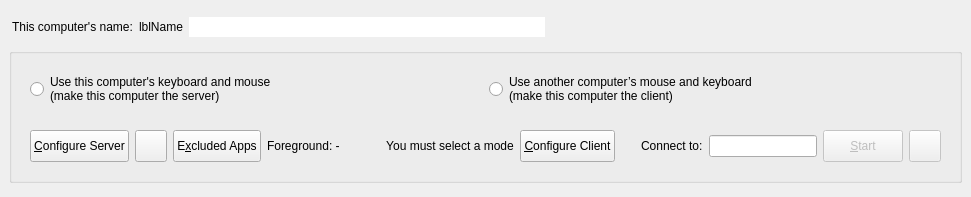
<?xml version="1.0" encoding="UTF-8"?>
<ui version="4.0">
 <class>MainWindow</class>
 <widget class="QMainWindow" name="MainWindow">
  <property name="geometry">
   <rect>
    <x>0</x>
    <y>0</y>
    <width>971</width>
    <height>197</height>
   </rect>
  </property>
  <widget class="QWidget" name="topLevelWidget">
   <property name="sizePolicy">
    <sizepolicy hsizetype="Preferred" vsizetype="Maximum">
     <horstretch>0</horstretch>
     <verstretch>0</verstretch>
    </sizepolicy>
   </property>
   <layout class="QVBoxLayout" name="_2">
    <property name="spacing">
     <number>3</number>
    </property>
    <item>
     <widget class="QWidget" name="widget" native="true">
      <property name="minimumSize">
       <size>
        <width>0</width>
        <height>28</height>
       </size>
      </property>
      <property name="maximumSize">
       <size>
        <width>16777215</width>
        <height>28</height>
       </size>
      </property>
      <layout class="QHBoxLayout" name="horizontalLayout_5">
       <property name="leftMargin">
        <number>3</number>
       </property>
       <property name="topMargin">
        <number>3</number>
       </property>
       <property name="rightMargin">
        <number>3</number>
       </property>
       <property name="bottomMargin">
        <number>3</number>
       </property>
       <item>
        <widget class="QLabel" name="labelComputerName">
         <property name="sizePolicy">
          <sizepolicy hsizetype="Maximum" vsizetype="Preferred">
           <horstretch>0</horstretch>
           <verstretch>0</verstretch>
          </sizepolicy>
         </property>
         <property name="text">
          <string>This computer's name:</string>
         </property>
        </widget>
       </item>
       <item>
        <widget class="QLabel" name="lblComputerName">
         <property name="sizePolicy">
          <sizepolicy hsizetype="Maximum" vsizetype="Preferred">
           <horstretch>0</horstretch>
           <verstretch>0</verstretch>
          </sizepolicy>
         </property>
         <property name="text">
          <string notr="true">lblName</string>
         </property>
        </widget>
       </item>
       <item>
        <widget class="QLineEdit" name="lineEditName">
         <property name="sizePolicy">
          <sizepolicy hsizetype="Expanding" vsizetype="Fixed">
           <horstretch>0</horstretch>
           <verstretch>0</verstretch>
          </sizepolicy>
         </property>
         <property name="toolTip">
          <string>&lt;html&gt;&lt;head/&gt;&lt;body&gt;&lt;p&gt;Name can't have have spaces or special characters&lt;/p&gt;&lt;p&gt;Use Enter to save the name change.&lt;/p&gt;&lt;/body&gt;&lt;/html&gt;</string>
         </property>
         <property name="maxLength">
          <number>255</number>
         </property>
         <property name="frame">
          <bool>false</bool>
         </property>
         <property name="clearButtonEnabled">
          <bool>false</bool>
         </property>
        </widget>
       </item>
       <item>
        <widget class="QPushButton" name="btnEditName">
         <property name="sizePolicy">
          <sizepolicy hsizetype="Fixed" vsizetype="Fixed">
           <horstretch>0</horstretch>
           <verstretch>0</verstretch>
          </sizepolicy>
         </property>
         <property name="toolTip">
          <string>Edit Computer Name</string>
         </property>
         <property name="icon">
          <iconset theme="document-edit"/>
         </property>
         <property name="iconSize">
          <size>
           <width>16</width>
           <height>16</height>
          </size>
         </property>
         <property name="flat">
          <bool>true</bool>
         </property>
        </widget>
       </item>
       <item>
        <spacer name="horizontalSpacer_2">
         <property name="orientation">
          <enum>Qt::Orientation::Horizontal</enum>
         </property>
         <property name="sizeHint" stdset="0">
          <size>
           <width>6</width>
           <height>20</height>
          </size>
         </property>
        </spacer>
       </item>
       <item>
        <widget class="QLabel" name="lblIpAddresses">
         <property name="sizePolicy">
          <sizepolicy hsizetype="Preferred" vsizetype="Fixed">
           <horstretch>0</horstretch>
           <verstretch>0</verstretch>
          </sizepolicy>
         </property>
        </widget>
       </item>
      </layout>
     </widget>
    </item>
    <item>
     <widget class="QGroupBox" name="groupBox">
      <property name="sizePolicy">
       <sizepolicy hsizetype="Preferred" vsizetype="Fixed">
        <horstretch>0</horstretch>
        <verstretch>0</verstretch>
       </sizepolicy>
      </property>
      <property name="title">
       <string/>
      </property>
      <layout class="QVBoxLayout" name="verticalLayout">
       <item>
        <widget class="QWidget" name="widgetModeSelection" native="true">
         <property name="sizePolicy">
          <sizepolicy hsizetype="Preferred" vsizetype="Maximum">
           <horstretch>0</horstretch>
           <verstretch>0</verstretch>
          </sizepolicy>
         </property>
         <layout class="QHBoxLayout" name="horizontalLayout">
          <item>
           <widget class="QRadioButton" name="rbModeServer">
            <property name="sizePolicy">
             <sizepolicy hsizetype="Minimum" vsizetype="Preferred">
              <horstretch>0</horstretch>
              <verstretch>0</verstretch>
             </sizepolicy>
            </property>
            <property name="text">
             <string>Use this computer's keyboard and mouse
(make this computer the server)</string>
            </property>
           </widget>
          </item>
          <item>
           <widget class="QRadioButton" name="rbModeClient">
            <property name="sizePolicy">
             <sizepolicy hsizetype="Minimum" vsizetype="Maximum">
              <horstretch>0</horstretch>
              <verstretch>0</verstretch>
             </sizepolicy>
            </property>
            <property name="text">
             <string>Use another computer’s mouse and keyboard
(make this computer the client)</string>
            </property>
           </widget>
          </item>
         </layout>
        </widget>
       </item>
       <item>
        <widget class="QWidget" name="widgetModeOptions" native="true">
         <property name="sizePolicy">
          <sizepolicy hsizetype="Preferred" vsizetype="Maximum">
           <horstretch>0</horstretch>
           <verstretch>0</verstretch>
          </sizepolicy>
         </property>
         <layout class="QHBoxLayout" name="horizontalLayout_2">
          <item>
           <widget class="QWidget" name="serverOptions" native="true">
            <property name="sizePolicy">
             <sizepolicy hsizetype="Preferred" vsizetype="Fixed">
              <horstretch>0</horstretch>
              <verstretch>0</verstretch>
             </sizepolicy>
            </property>
            <property name="minimumSize">
             <size>
              <width>0</width>
              <height>32</height>
             </size>
            </property>
            <property name="maximumSize">
             <size>
              <width>16777215</width>
              <height>32</height>
             </size>
            </property>
            <layout class="QHBoxLayout" name="horizontalLayout_4">
             <property name="leftMargin">
              <number>0</number>
             </property>
             <property name="topMargin">
              <number>0</number>
             </property>
             <property name="rightMargin">
              <number>0</number>
             </property>
             <property name="bottomMargin">
              <number>0</number>
             </property>
             <item>
              <widget class="QPushButton" name="btnConfigureServer">
               <property name="sizePolicy">
                <sizepolicy hsizetype="Maximum" vsizetype="Fixed">
                 <horstretch>0</horstretch>
                 <verstretch>0</verstretch>
                </sizepolicy>
               </property>
               <property name="minimumSize">
                <size>
                 <width>0</width>
                 <height>32</height>
                </size>
               </property>
               <property name="maximumSize">
                <size>
                 <width>16777215</width>
                 <height>32</height>
                </size>
               </property>
               <property name="text">
                <string>&amp;Configure Server</string>
               </property>
              </widget>
             </item>
             <item>
              <widget class="QPushButton" name="btnSaveServerConfig">
               <property name="sizePolicy">
                <sizepolicy hsizetype="Fixed" vsizetype="Fixed">
                 <horstretch>0</horstretch>
                 <verstretch>0</verstretch>
                </sizepolicy>
               </property>
               <property name="minimumSize">
                <size>
                 <width>32</width>
                 <height>32</height>
                </size>
               </property>
               <property name="maximumSize">
                <size>
                 <width>32</width>
                 <height>32</height>
                </size>
               </property>
               <property name="toolTip">
                <string>Export server configuration</string>
               </property>
               <property name="icon">
                <iconset theme="QIcon::ThemeIcon::DocumentSaveAs"/>
               </property>
              </widget>
             </item>
             <item>
              <widget class="QPushButton" name="btnExcludedApps">
               <property name="sizePolicy">
                <sizepolicy hsizetype="Maximum" vsizetype="Fixed">
                 <horstretch>0</horstretch>
                 <verstretch>0</verstretch>
                </sizepolicy>
               </property>
               <property name="minimumSize">
                <size>
                 <width>0</width>
                 <height>32</height>
                </size>
               </property>
               <property name="maximumSize">
                <size>
                 <width>16777215</width>
                 <height>32</height>
                </size>
               </property>
               <property name="toolTip">
                <string>Apps that pause input sharing while they are in the foreground</string>
               </property>
               <property name="text">
                <string>E&amp;xcluded Apps</string>
               </property>
              </widget>
             </item>
             <item>
              <widget class="QLabel" name="lblForegroundApp">
               <property name="sizePolicy">
                <sizepolicy hsizetype="Expanding" vsizetype="Preferred">
                 <horstretch>1</horstretch>
                 <verstretch>0</verstretch>
                </sizepolicy>
               </property>
               <property name="toolTip">
                <string>Application that currently owns the foreground window</string>
               </property>
               <property name="text">
                <string>Foreground: -</string>
               </property>
              </widget>
             </item>
             <item>
              <spacer name="horizontalSpacer">
               <property name="orientation">
                <enum>Qt::Orientation::Horizontal</enum>
               </property>
               <property name="sizeHint" stdset="0">
                <size>
                 <width>40</width>
                 <height>5</height>
                </size>
               </property>
              </spacer>
             </item>
            </layout>
           </widget>
          </item>
          <item>
           <widget class="QLabel" name="lblNoMode">
            <property name="text">
             <string>You must select a mode</string>
            </property>
            <property name="alignment">
             <set>Qt::AlignmentFlag::AlignCenter</set>
            </property>
           </widget>
          </item>
          <item>
           <widget class="QWidget" name="clientOptions" native="true">
            <property name="sizePolicy">
             <sizepolicy hsizetype="Preferred" vsizetype="Maximum">
              <horstretch>0</horstretch>
              <verstretch>0</verstretch>
             </sizepolicy>
            </property>
            <layout class="QHBoxLayout" name="horizontalLayout_3">
             <property name="leftMargin">
              <number>0</number>
             </property>
             <property name="topMargin">
              <number>0</number>
             </property>
             <property name="rightMargin">
              <number>0</number>
             </property>
             <property name="bottomMargin">
              <number>0</number>
             </property>
             <item>
              <widget class="QPushButton" name="btnConfigureClient">
               <property name="sizePolicy">
                <sizepolicy hsizetype="Maximum" vsizetype="Fixed">
                 <horstretch>0</horstretch>
                 <verstretch>0</verstretch>
                </sizepolicy>
               </property>
               <property name="minimumSize">
                <size>
                 <width>0</width>
                 <height>32</height>
                </size>
               </property>
               <property name="maximumSize">
                <size>
                 <width>16777215</width>
                 <height>32</height>
                </size>
               </property>
               <property name="text">
                <string>&amp;Configure Client</string>
               </property>
              </widget>
             </item>
             <item>
              <spacer name="horizontalSpacer_3">
               <property name="orientation">
                <enum>Qt::Orientation::Horizontal</enum>
               </property>
               <property name="sizeType">
                <enum>QSizePolicy::Policy::Fixed</enum>
               </property>
               <property name="sizeHint" stdset="0">
                <size>
                 <width>20</width>
                 <height>5</height>
                </size>
               </property>
              </spacer>
             </item>
             <item>
              <widget class="QLabel" name="m_pLabelServerName">
               <property name="sizePolicy">
                <sizepolicy hsizetype="Preferred" vsizetype="Maximum">
                 <horstretch>0</horstretch>
                 <verstretch>0</verstretch>
                </sizepolicy>
               </property>
               <property name="text">
                <string>Connect to:</string>
               </property>
               <property name="indent">
                <number>0</number>
               </property>
              </widget>
             </item>
             <item>
              <widget class="QLineEdit" name="lineHostname">
               <property name="minimumSize">
                <size>
                 <width>0</width>
                 <height>0</height>
                </size>
               </property>
               <property name="toolTip">
                <string>&lt;html&gt;Hostname or IP address of the server computer.&lt;br/&gt;May contain a comma seperated list.&lt;/html&gt;</string>
               </property>
              </widget>
             </item>
            </layout>
           </widget>
          </item>
          <item>
           <widget class="QWidget" name="horizontalWidget" native="true">
            <property name="sizePolicy">
             <sizepolicy hsizetype="Preferred" vsizetype="Fixed">
              <horstretch>0</horstretch>
              <verstretch>0</verstretch>
             </sizepolicy>
            </property>
            <property name="minimumSize">
             <size>
              <width>0</width>
              <height>32</height>
             </size>
            </property>
            <property name="maximumSize">
             <size>
              <width>16777215</width>
              <height>32</height>
             </size>
            </property>
            <layout class="QHBoxLayout" name="horizontalLayout_6">
             <property name="leftMargin">
              <number>0</number>
             </property>
             <property name="topMargin">
              <number>0</number>
             </property>
             <property name="rightMargin">
              <number>0</number>
             </property>
             <property name="bottomMargin">
              <number>0</number>
             </property>
             <item>
              <widget class="QPushButton" name="btnToggleCore">
               <property name="enabled">
                <bool>false</bool>
               </property>
               <property name="sizePolicy">
                <sizepolicy hsizetype="Maximum" vsizetype="Fixed">
                 <horstretch>0</horstretch>
                 <verstretch>0</verstretch>
                </sizepolicy>
               </property>
               <property name="minimumSize">
                <size>
                 <width>0</width>
                 <height>32</height>
                </size>
               </property>
               <property name="maximumSize">
                <size>
                 <width>16777215</width>
                 <height>32</height>
                </size>
               </property>
               <property name="text">
                <string>&amp;Start</string>
               </property>
              </widget>
             </item>
             <item>
              <widget class="QPushButton" name="btnRestartCore">
               <property name="enabled">
                <bool>false</bool>
               </property>
               <property name="sizePolicy">
                <sizepolicy hsizetype="Fixed" vsizetype="Fixed">
                 <horstretch>0</horstretch>
                 <verstretch>0</verstretch>
                </sizepolicy>
               </property>
               <property name="minimumSize">
                <size>
                 <width>32</width>
                 <height>32</height>
                </size>
               </property>
               <property name="maximumSize">
                <size>
                 <width>32</width>
                 <height>32</height>
                </size>
               </property>
               <property name="toolTip">
                <string>Restart</string>
               </property>
               <property name="icon">
                <iconset theme="view-refresh"/>
               </property>
              </widget>
             </item>
            </layout>
           </widget>
          </item>
         </layout>
        </widget>
       </item>
      </layout>
     </widget>
    </item>
   </layout>
  </widget>
 </widget>
 <resources/>
 <connections/>
</ui>
